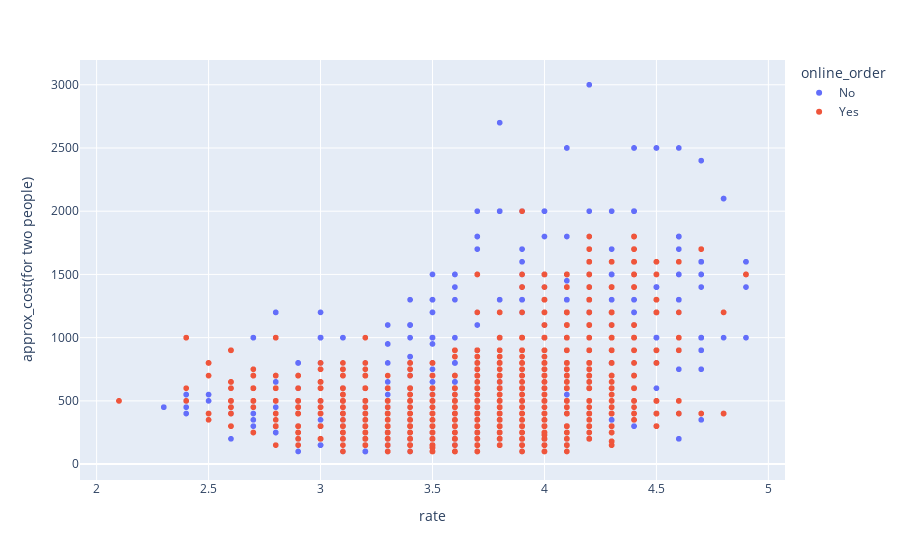

Notebook code for this chart:
### Code cell
px.scatter(x="rate",y='approx_cost(for two people)',
           color='online_order',data_frame=df)
## here color is similar to hue in seaborn..

### Figure 1 — Plotly figure (JSON) as saved in the notebook; plotly's stock layout.template omitted (floating-point values rounded to 4 significant figures; data arrays with more than 128 entries replaced by an {"elided": "..."} marker saying what was removed)
{"data": [{"hovertemplate": "online_order=No<br>rate=%{x}<br>approx_cost(for two people)=%{y}<extra></extra>", "legendgroup": "No", "marker": {"color": "#636efa", "symbol": "circle"}, "mode": "markers", "name": "No", "showlegend": true, "type": "scattergl", "x": {"elided": "1745 float values"}, "xaxis": "x", "y": {"elided": "1745 int values"}, "yaxis": "y"}, {"hovertemplate": "online_order=Yes<br>rate=%{x}<br>approx_cost(for two people)=%{y}<extra></extra>", "legendgroup": "Yes", "marker": {"color": "#EF553B", "symbol": "circle"}, "mode": "markers", "name": "Yes", "showlegend": true, "type": "scattergl", "x": {"elided": "3255 float values"}, "xaxis": "x", "y": {"elided": "3255 int values"}, "yaxis": "y"}], "layout": {"legend": {"title": {"text": "online_order"}, "tracegroupgap": 0}, "margin": {"t": 60}, "xaxis": {"anchor": "y", "domain": [0, 1], "title": {"text": "rate"}}, "yaxis": {"anchor": "x", "domain": [0, 1], "title": {"text": "approx_cost(for two people)"}}}}
